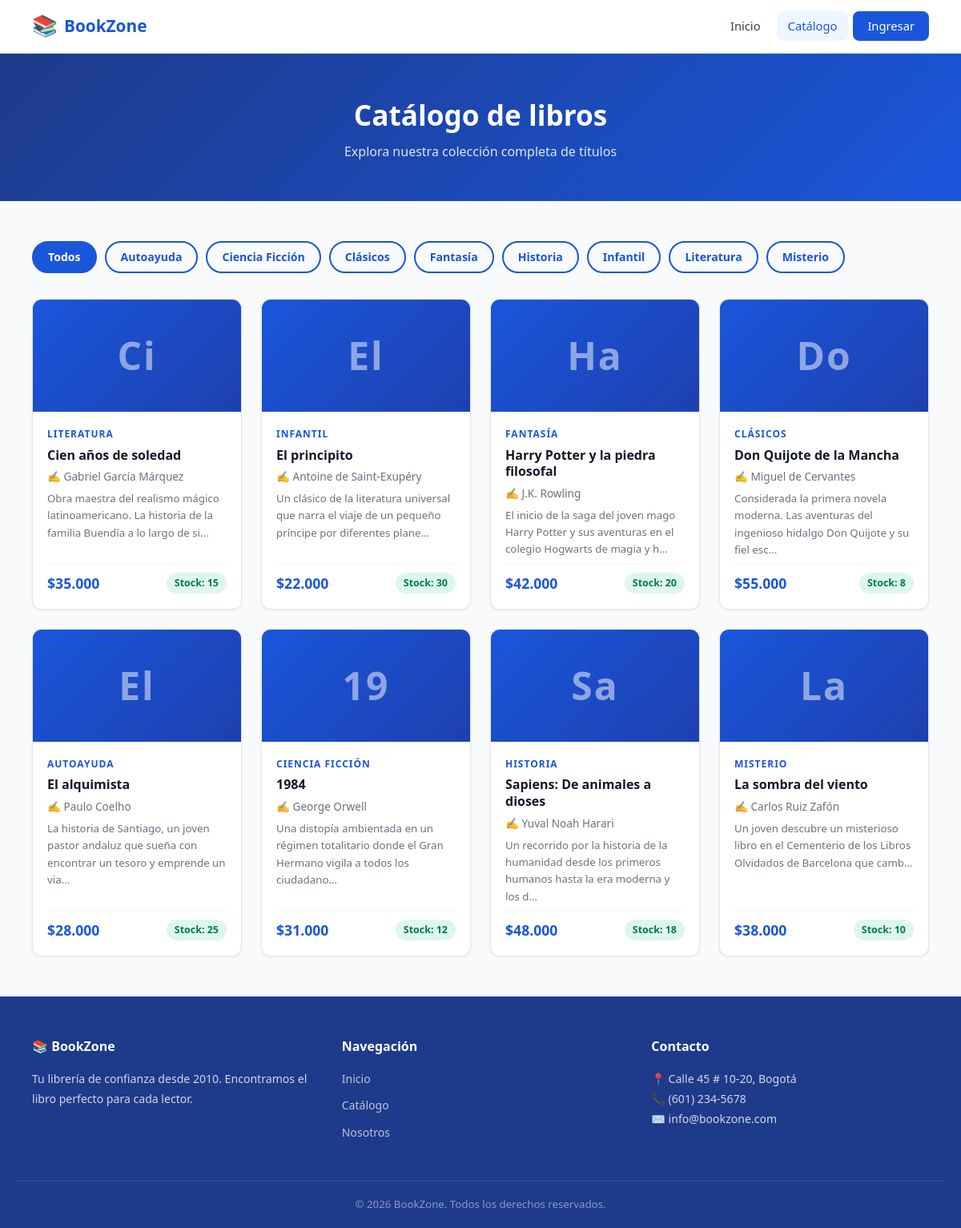
Screenshot of /public/?ruta=catalogo with the database file from the repository.
### tables this page shows
CREATE TABLE IF NOT EXISTS libros (
    id INT AUTO_INCREMENT PRIMARY KEY,
    titulo VARCHAR(200) NOT NULL,
    autor VARCHAR(150) NOT NULL,
    categoria VARCHAR(100) NOT NULL,
    precio DECIMAL(10,2) NOT NULL DEFAULT 0.00,
    stock INT NOT NULL DEFAULT 0,
    descripcion TEXT,
    fecha_creacion DATETIME DEFAULT CURRENT_TIMESTAMP
);

### public/index.php (called while the page is built, shortened)
<?php
require_once BASE_PATH . '/router.php';

### app/models/Libro.php (called while the page is built, shortened)
<?php
class Libro {
    public static function getAll(): array {
        $pdo = getConnection();
        $stmt = $pdo->query('SELECT * FROM libros ORDER BY fecha_creacion DESC');
        return $stmt->fetchAll();
    }
    public static function getCategorias(): array {
        $pdo = getConnection();
        $stmt = $pdo->query('SELECT DISTINCT categoria FROM libros ORDER BY categoria');
        return $stmt->fetchAll(PDO::FETCH_COLUMN);
    }
}

### app/views/catalogo.php (the view, shortened to what this page needs)
<?php
require_once __DIR__ . '/layout.php';
?>
<section class="page-banner">
    <div class="container">
        <h1>Catálogo de libros</h1>
        <p>Explora nuestra colección completa de títulos</p>
    </div>
</section>
<section class="section-catalog">
    <div class="container">
        <?php if (!empty($categorias)): ?>
        <div class="catalog-filters">
            <a href="/bookzone/public/?ruta=catalogo" class="filter-btn <?= empty($_GET['cat']) ? 'active' : '' ?>">Todos</a>
            <?php foreach ($categorias as $cat): ?>
            <a href="/bookzone/public/?ruta=catalogo&cat=<?= urlencode($cat) ?>"
               class="filter-btn <?= ($_GET['cat'] ?? '') === $cat ? 'active' : '' ?>">
                <?= htmlspecialchars($cat) ?>
            </a>
            <?php endforeach; ?>
        </div>
        <?php endif; ?>
        <?php if (empty($todosLibros)): ?>
            <div class="empty-state">
                <p>📭 No hay libros disponibles en este momento.</p>
            </div>
        <?php else: ?>
        <div class="books-grid">
            <?php foreach ($todosLibros as $libro): ?>
            <article class="book-card">
                <div class="book-cover">
                    <span><?= mb_substr(htmlspecialchars($libro['titulo']), 0, 2) ?></span>
                </div>
                <div class="book-info">
                    <span class="book-categoria"><?= htmlspecialchars($libro['categoria']) ?></span>
                    <h3 class="book-titulo"><?= htmlspecialchars($libro['titulo']) ?></h3>
                    <p class="book-autor">✍️ <?= htmlspecialchars($libro['autor']) ?></p>
                    <p class="book-desc"><?= htmlspecialchars(mb_substr($libro['descripcion'] ?? '', 0, 100)) ?>...</p>
                    <div class="book-footer">
                        <span class="book-precio">$<?= number_format($libro['precio'], 0, ',', '.') ?></span>
                        <span class="book-stock <?= $libro['stock'] > 0 ? 'en-stock' : 'sin-stock' ?>">
                            <?= $libro['stock'] > 0 ? "Stock: {$libro['stock']}" : 'Agotado' ?>
                        </span>
                    </div>
                </div>
            </article>
            <?php endforeach; ?>
        </div>
        <?php endif; ?>
    </div>
</section>
<?php require_once __DIR__ . '/layout_footer.php'; ?>

### router.php (shortened to what this page needs)
<?php
require_once __DIR__ . '/app/models/Libro.php';
$ruta  = $_GET['ruta']   ?? 'inicio';
switch ($ruta) {
    case 'catalogo':
        $todosLibros = Libro::getAll();
        $categorias  = Libro::getCategorias();
        require_once __DIR__ . '/app/views/catalogo.php';
        break;
}

### app/views/layout.php (shortened to what this page needs)
<?php
$ruta      = $_GET['ruta'] ?? 'inicio';
$isLoggedIn = isset($_SESSION['usuario_id']);
?>
<!DOCTYPE html>
<html lang="es">
<head>
    <link rel="stylesheet" href="/bookzone/public/css/style.css">
</head>
<body>
<header class="site-header">
    <div class="container header-inner">
        <a href="/bookzone/public/" class="logo">
            <span class="logo-icon">📚</span>
            <span class="logo-text">BookZone</span>
        </a>
        <nav class="main-nav" id="mainNav" aria-label="Navegación principal">
            <ul>
                <li><a href="/bookzone/public/?ruta=inicio"   class="<?= $ruta === 'inicio'   ? 'active' : '' ?>">Inicio</a></li>
                <li><a href="/bookzone/public/?ruta=catalogo" class="<?= $ruta === 'catalogo' ? 'active' : '' ?>">Catálogo</a></li>
                <?php if ($isLoggedIn): ?>
                    <li><a href="/bookzone/public/?ruta=dashboard" class="<?= str_starts_with($ruta, 'dashboard') ? 'active' : '' ?>">Dashboard</a></li>
                    <li><a href="/bookzone/public/?ruta=logout" class="btn-nav">Salir</a></li>
                <?php else: ?>
                    <li><a href="/bookzone/public/?ruta=login" class="btn-nav <?= $ruta === 'login' ? 'active' : '' ?>">Ingresar</a></li>
                <?php endif; ?>
            </ul>
        </nav>
    </div>
</header>
<main id="main-content">

### app/views/layout_footer.php (shortened to what this page needs)
</main>
<footer class="site-footer">
    <div class="container footer-inner">
        <div class="footer-col">
            <h3>📚 BookZone</h3>
            <p>Tu librería de confianza desde 2010. Encontramos el libro perfecto para cada lector.</p>
        </div>
        <div class="footer-col">
            <h3>Navegación</h3>
            <ul>
                <li><a href="/bookzone/public/?ruta=inicio">Inicio</a></li>
                <li><a href="/bookzone/public/?ruta=catalogo">Catálogo</a></li>
                <li><a href="/bookzone/public/?ruta=acerca">Nosotros</a></li>
            </ul>
        </div>
        <div class="footer-col">
            <h3>Contacto</h3>
            <address>
                <p>📍 Calle 45 # 10-20, Bogotá</p>
                <p>📞 (601) 234-5678</p>
                <p>✉️ info@bookzone.com</p>
            </address>
        </div>
    </div>
    <div class="footer-bottom">
        <p>&copy; <?= date('Y') ?> BookZone. Todos los derechos reservados.</p>
    </div>
</footer>
</body>
</html>

### rows the page displays
libros: titulo "Ci", categoria "LITERATURA", titulo "Cien años de soledad", autor "Gabriel García Márquez", descripcion "Obra maestra del realismo mágico latinoamericano. La historia de la familia Buendía a lo largo de si", precio "35.000", stock "15"
libros: titulo "El", categoria "INFANTIL", titulo "El principito", autor "Antoine de Saint-Exupéry", descripcion "Un clásico de la literatura universal que narra el viaje de un pequeño príncipe por diferentes plane", precio "22.000", stock "30"
libros: titulo "Ha", categoria "FANTASÍA", titulo "Harry Potter y la piedra filosofal", autor "J.K. Rowling", descripcion "El inicio de la saga del joven mago Harry Potter y sus aventuras en el colegio Hogwarts de magia y h", precio "42.000", stock "20"
libros: titulo "Do", categoria "CLÁSICOS", titulo "Don Quijote de la Mancha", autor "Miguel de Cervantes", descripcion "Considerada la primera novela moderna. Las aventuras del ingenioso hidalgo Don Quijote y su fiel esc", precio "55.000", stock "8"
libros: titulo "El", categoria "AUTOAYUDA", titulo "El alquimista", autor "Paulo Coelho", descripcion "La historia de Santiago, un joven pastor andaluz que sueña con encontrar un tesoro y emprende un via", precio "28.000", stock "25"
libros: titulo "19", categoria "CIENCIA FICCIÓN", titulo "1984", autor "George Orwell", descripcion "Una distopía ambientada en un régimen totalitario donde el Gran Hermano vigila a todos los ciudadano", precio "31.000", stock "12"
libros: titulo "Sa", categoria "HISTORIA", titulo "Sapiens: De animales a dioses", autor "Yuval Noah Harari", descripcion "Un recorrido por la historia de la humanidad desde los primeros humanos hasta la era moderna y los d", precio "48.000", stock "18"
libros: titulo "La", categoria "MISTERIO", titulo "La sombra del viento", autor "Carlos Ruiz Zafón", descripcion "Un joven descubre un misterioso libro en el Cementerio de los Libros Olvidados de Barcelona que camb", precio "38.000", stock "10"

### other values shown
$cat "Autoayuda"
$cat "Ciencia Ficción"
$cat "Clásicos"
$cat "Fantasía"
$cat "Historia"
$cat "Infantil"
$cat "Literatura"
$cat "Misterio"
